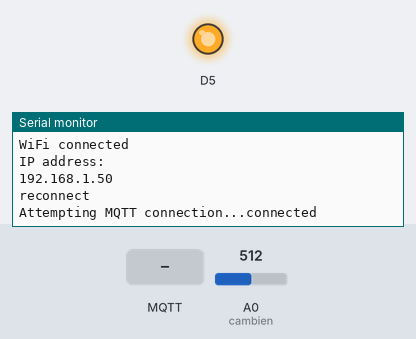
Recording of a sketch running on a simulated ESP8266 (Wemos D1 mini). Shown: output pins drawn as LEDs (lit = HIGH), the last lines printed to the serial monitor. The test bench sets the inputs (shaded band); at power-on: A0 (cambien) = 512. WiFi joins after 1.5 s; servers stay silent unless stated; no MQTT or app messages arrive unless stated.

Above: at 2.7 s.
2.8 s: MQTT message "led1" arrives on the first subscribed topic
At 3.8 s:
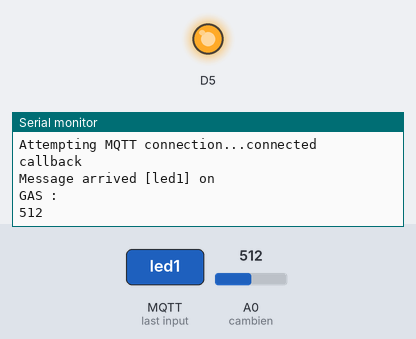
4.3 s: MQTT message "led1" arrives on the third subscribed topic
At 5.4 s:
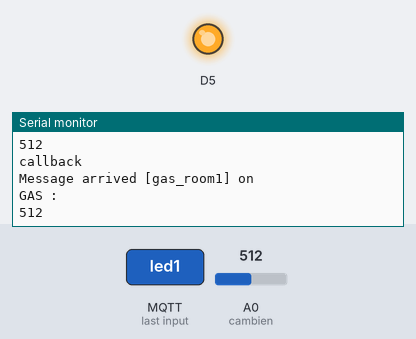

The sketch:

lab11.ino
```cpp
#include <ESP8266WiFi.h>
#include <PubSubClient.h>
#include <ArduinoJson.h>
#define ssid "SAMSUNG"
#define password "redminote11"
// Thông tin về MQTT Broker
#define mqtt_server "broker.emqx.io"
const uint16_t mqtt_port = 1883; //Port của MQTT broker
#define mqtt_topic_pub_led1 "led1"
#define mqtt_topic_sub_led1 "led1"
#define mqtt_topic_pub_gas1 "gas_room1"
#define mqtt_topic_sub_gas1 "gas_room1"
#define mqtt_topic_pub_led2 "led2"
#define mqtt_topic_sub_led2 "led2"
#define mqtt_topic_pub_gas2 "gas_room2"
#define mqtt_topic_sub_gas2 "gas_room2"
int cambien = A0;
int giatri;
WiFiClient espClient;
PubSubClient client(espClient);
StaticJsonDocument<256> doc; //PubSubClient limits the message size to 256 bytes (including
char ledstatus[32]="on";
char topicmqtt[32]="none";
void setup() {
 pinMode(cambien,INPUT);
 pinMode(D5, OUTPUT);
 digitalWrite(D5, HIGH);
 Serial.begin(115200);
 // hàm thực hiện chức năng kết nối Wifi và in ra địa chỉ IP của ESP8266
 setup_wifi();
 // cài đặt server eclispe mosquitto / mqttx và lắng nghe client ở port 1883
 client.setServer(mqtt_server, mqtt_port);
 // gọi hàm callback để thực hiện các chức năng publish/subcribe
 client.setCallback(callback);
 // gọi hàm reconnect() để thực hiện kết nối lại với server khi bị mất kết nối
 reconnect();
}
void setup_wifi() {
 delay(10);
 Serial.println();
 Serial.print("Connecting to ");
 Serial.println(ssid);
 // kết nối đến mạng Wifi
 WiFi.begin(ssid, password);
 // in ra dấu . nếu chưa kết nối được đến mạng Wifi
 while (WiFi.status() != WL_CONNECTED) {
 delay(500);
 Serial.print(".");
 }
 // in ra thông báo đã kết nối và địa chỉ IP của ESP8266
 Serial.println("");
 Serial.println("WiFi connected");
 Serial.println("IP address: ");
 Serial.println(WiFi.localIP());
}
void callback(char* topic, byte* payload, unsigned int length) {
  Serial.println("callback");
 //chuyen doi *byte sang json
 deserializeJson(doc, payload, length);
 //doc thong tin status tu chuỗi json trả về
 strlcpy(ledstatus, doc["status"] | "on", sizeof(ledstatus));
 String mystring(ledstatus);
  strlcpy(topicmqtt, doc["mqtt_topic_sub"] | "on", sizeof(topicmqtt));
 String mytopic(topicmqtt);
 //in ra tên của topic và nội dung nhận được từ kênh MQTT lens đã publish
 Serial.print("Message arrived [");
 Serial.print(topic);
 Serial.print("] ");
 // in trang thai cua led
 Serial.println(ledstatus);

  if(mytopic == "led1")
  {
    StaticJsonDocument<256> doc2;
    char buffer[256];
    doc2["topic"] = "led1";
    if(mystring == "1")
    { //on
    Serial.print("turn on");
    doc2["status"] = "1";
    digitalWrite(D5, HIGH);
    }else if(mystring == "0")
    {
    doc2["status"] = "0";
    Serial.print("turn off");
    digitalWrite(D5, LOW);
    }
    size_t n = serializeJson(doc2, buffer);
    client.publish(mqtt_topic_pub_led1, buffer, n);
  }

  if(mytopic == "led2")
  {
    StaticJsonDocument<256> doc1;
    char buffer[256];
    doc1["topic"] = "led2";
    if(mystring == "1")
    { //on
    doc1["status"] = "1";
    Serial.print("turn on");
    digitalWrite(D2, HIGH);
    }else if(mystring == "0")
    {
    doc1["status"] = "0";
    Serial.print("turn off");
    digitalWrite(D2, LOW);
    }
    size_t n = serializeJson(doc1, buffer);
    client.publish(mqtt_topic_pub_led2, buffer, n);
  }
    StaticJsonDocument<256> doc3;
     giatri = analogRead(cambien);
      Serial.println("GAS : ");
      Serial.print(giatri);
      char buffer[256];
      doc3["status"] = String(giatri);
      doc3["topic"] = "gas_room1";
      size_t n = serializeJson(doc3, buffer);
      client.publish(mqtt_topic_pub_gas1, buffer, n);
      delay(2000);
 Serial.println();
}
void reconnect() {
  Serial.println("reconnect");
 // lặp cho đến khi được kết nối trở lại
 while (!client.connected()) {
 Serial.print("Attempting MQTT connection...");
 // hàm connect có đối số thứ 1 là id đại diện cho mqtt client, đối số thứ 2 là username và đối
 if (client.connect("thh1206_thh1206")) {
 Serial.println("connected");
 // publish gói tin "Hello esp8266!" đến topic mqtt_topic_pub_test

 char buffer[256];
 doc["message"] = "Hello esp8266!";
 size_t n = serializeJson(doc, buffer);
 client.publish(mqtt_topic_pub_led1, buffer, n);
 // publish gói tin "{"message":"turn on led","name":"led","status":"on"}" đến topicmqtt_topic_pub_led
 doc["name"] = "led";
 doc["status"] = "on";
 doc["message"] = "turn on led";
 n=serializeJson(doc, buffer);
 // đăng kí nhận gói tin tại topic wemos/ledstatus
 client.subscribe(mqtt_topic_sub_led1);
 client.subscribe(mqtt_topic_sub_led2);
 client.subscribe(mqtt_topic_sub_gas1);
 client.subscribe(mqtt_topic_sub_gas2);

 } else {
 // in ra màn hình trạng thái của client khi không kết nối được với MQTT broker
 Serial.print("failed, rc=");
 Serial.print(client.state());
 Serial.println(" try again in 5 seconds");
 // delay 5s trước khi thử lại
 delay(5000);
 }
 }
}
void loop() {
 // kiểm tra nếu ESP8266 chưa kết nối được thì sẽ thực hiện kết nối lại
 if (!client.connected()) {
 reconnect();
 }
 client.loop();

}
```

Measured:
- after the input at 2.8 s, the serial monitor: prints a new line at once (image 1)
- after the input at 4.3 s, the serial monitor: prints a new line after 0.50 s (image 2)
